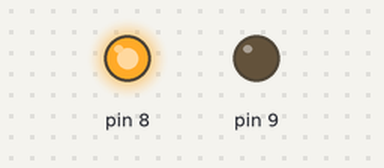
A sketch run on a simulated Arduino Uno, built with avr-gcc and run on an emulated ATmega328P. Parts: output pins drawn as LEDs (lit = HIGH).

Above: at 0.7 s.
At 2.15 s:
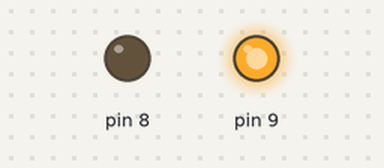
At 5.6 s:
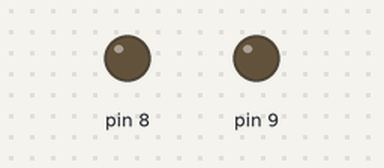
Timing chart, 0 to 6.9 s (numbered marks = the images above):
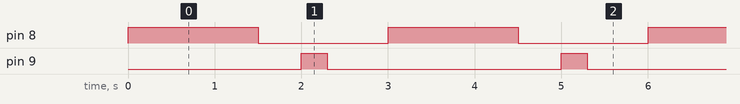

Measured:
- by itself, pin 8: alternates HIGH for 1.5 s and LOW for 1.5 s
- by itself, pin 9: alternates HIGH for 0.30 s and LOW for 2.7 s
- by itself, everything shown: repeats every 3.0 s, in 4 steps

The sketch:

Arduino_blink.ino
```cpp
void setup()
{
  pinMode(9, OUTPUT);
  pinMode(8, OUTPUT);
}

void loop()
{
  digitalWrite(8, HIGH);
  delay(1500);
  digitalWrite(8, LOW);
  delay(500);
  digitalWrite(9, HIGH);
  delay(300);
  digitalWrite(9, LOW);
  delay(700);
}
```
